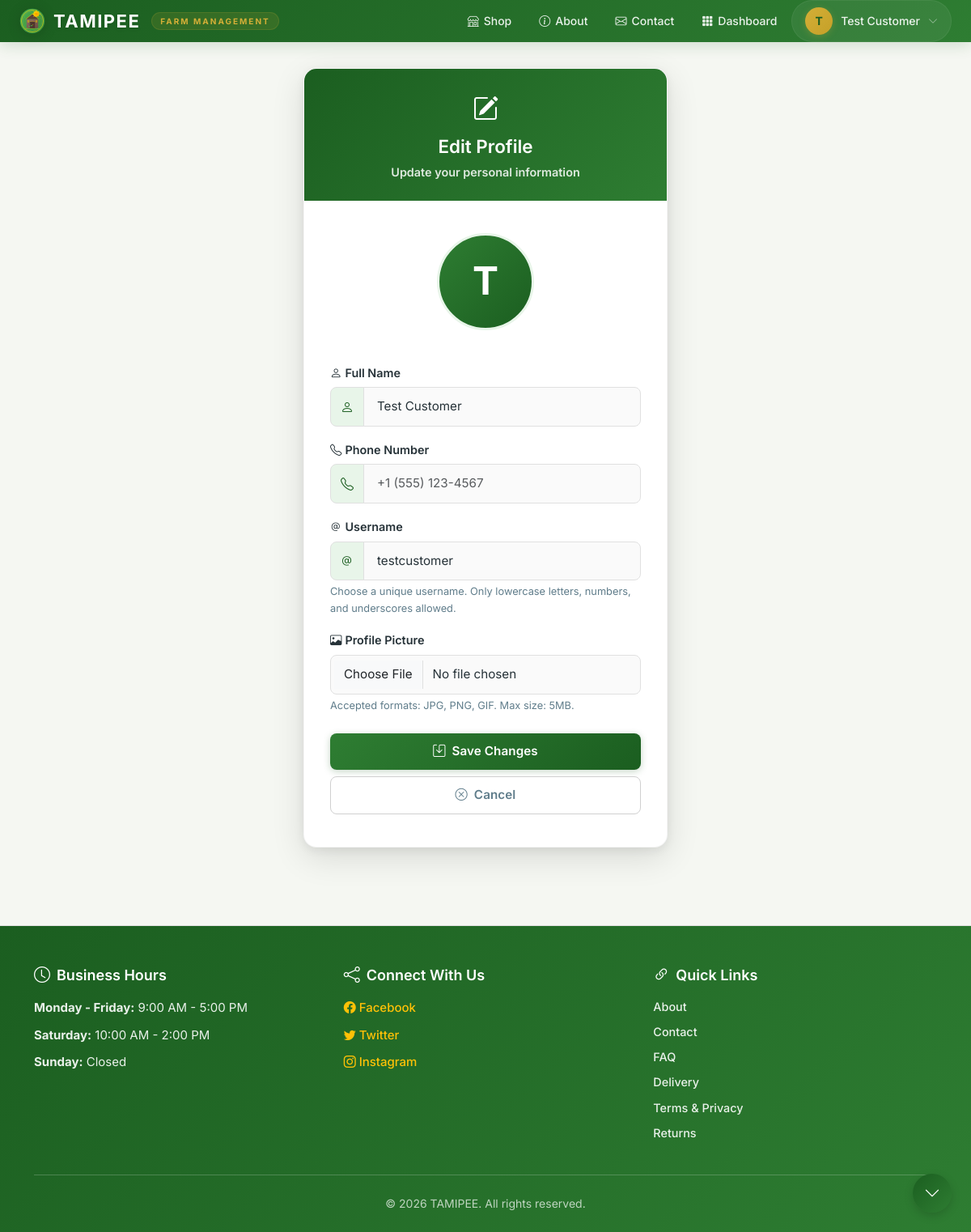
Screenshot of /accounts/profile/edit/ (signed in) with the database file from the repository.
### accounts/models.py (models this page shows, shortened)
class CustomUser(AbstractBaseUser, PermissionsMixin):
    class Role(models.TextChoices):
        SUPER_ADMIN = "SUPER_ADMIN", _("Super Admin")
        FARM_MANAGER = "FARM_MANAGER", _("Farm Manager")
        STAFF = "STAFF", _("Staff")
        CUSTOMER = "CUSTOMER", _("Customer")
    username = models.CharField(
        _("username"),
        max_length=150,
        unique=True,
        help_text=_(
            "Required. 150 characters or fewer. Auto-generated from your name."
        ),
        error_messages={
            "unique": _("A user with that username already exists."),
        },
    )
    email = models.EmailField(
        _("email address"),
        unique=True,
        max_length=255,
        error_messages={
            "unique": _("A user with this email address already exists."),
        },
    )
    full_name = models.CharField(_("full name"), max_length=255)
    phone_number = models.CharField(_("phone number"), max_length=20, blank=True)
    role = models.CharField(
        _("role"),
        max_length=20,
        choices=Role.choices,
        default=Role.CUSTOMER,
        help_text=_("Determines the user's permissions and access level."),
    )
    date_joined = models.DateTimeField(_("date joined"), default=timezone.now)
    is_active = models.BooleanField(
        _("active"),
        default=True,
        help_text=_(
            "Designates whether this user should be treated as active. "
            "Unselect this instead of deleting accounts."
        ),
    )
    is_staff = models.BooleanField(
        _("staff status"),
        default=False,
        help_text=_("Designates whether the user can log into this admin site."),
    )
    is_superuser = models.BooleanField(
        _("superuser status"),
        default=False,
        help_text=_(
            "Designates that this user has all permissions without "
            "explicitly assigning them."
        ),
    )
    email_verified = models.BooleanField(
        _("email verified"),
        default=False,
        help_text=_("Designates whether the user has verified their email address."),
    )
    profile_picture = models.ImageField(
        _("profile picture"),
        upload_to="profile_pictures/",
        blank=True,
        null=True,
    )
    objects = CustomUserManager()
    USERNAME_FIELD = "email"
    REQUIRED_FIELDS = ["full_name"]
    class Meta:
        verbose_name = _("user")
        verbose_name_plural = _("users")
        ordering = ["-date_joined"]

### admin_dashboard/models.py (models this page shows, shortened)
class SiteContent(models.Model):
    SECTION_CHOICES = [
        ('about', _('About Page')),
        ('contact', _('Contact Page')),
        ('faq', _('FAQ (Frequently Asked Questions)')),
        ('delivery_info', _('Delivery Information')),
        ('terms_privacy', _('Terms & Privacy Policy')),
        ('return_refund', _('Return & Refund Policy')),
        ('homepage_hero', _('Homepage Hero Text')),
        ('shop_banner', _('Shop Announcement Banner')),
        ('business_hours', _('Business Hours')),
        ('social_media', _('Social Media Links')),
    ]
    section = models.CharField(
        _("section"),
        max_length=50,
        choices=SECTION_CHOICES,
        unique=True,
        help_text=_("The section of the website this content belongs to")
    )
    title = models.CharField(
        _("title"),
        max_length=200,
        help_text=_("Title for this section")
    )
    content = models.TextField(
        _("content"),
        help_text=_("Main content for this section (HTML allowed)")
    )
    updated_at = models.DateTimeField(_("updated at"), auto_now=True)
    class Meta:
        verbose_name = _("site content")
        verbose_name_plural = _("site contents")
        ordering = ['section']
    @classmethod
    def get_section_content(cls, section_key):
        try:
            return cls.objects.get(section=section_key)
        except cls.DoesNotExist:
            return None

### accounts/views.py (the view, shortened to what this page needs)
# urls.py: path("profile/edit/", views.ProfileEditView.as_view(), name="profile_edit"),
class ProfileEditView(LoginRequiredMixin, UpdateView):
    model = User
    form_class = ProfileEditForm
    template_name = "accounts/profile_edit.html"
    def get_object(self, queryset=None):
        return self.request.user

### accounts/templates/accounts/profile_edit.html (shortened to what this page needs)
{% extends "base.html" %}
{% load i18n %}
{% block content %}
<div class="auth-wrapper">
    <div class="auth-card">
        <div class="card-header">
            <i class="bi bi-pencil-square" style="font-size: 2rem;"></i>
            <h2 class="mt-2">{% trans "Edit Profile" %}</h2>
            <p>{% trans "Update your personal information" %}</p>
        </div>
        <div class="card-body">
            <div class="text-center mb-4">
                {% if user.profile_picture %}
                    <img src="{{ user.profile_picture.url }}" alt="{{ user.full_name }}" class="rounded-circle img-thumbnail mb-3 profile-avatar" style="width: 120px; height: 120px; object-fit: cover;">
                {% else %}
                    <div class="rounded-circle profile-avatar-placeholder mb-3" style="width: 120px; height: 120px; font-size: 3rem;">
                        {{ user.full_name|first|upper }}
                    </div>
                {% endif %}
            </div>
            <form method="post" enctype="multipart/form-data" novalidate>
                <div class="mb-3">
                    <label for="{{ form.full_name.id_for_label }}" class="form-label">
                        <i class="bi bi-person me-1"></i>{{ form.full_name.label }}
                    </label>
                    <div class="input-group">
                        <span class="input-group-text"><i class="bi bi-person"></i></span>
                        {{ form.full_name }}
                    </div>
                </div>
                <div class="mb-3">
                    <label for="{{ form.phone_number.id_for_label }}" class="form-label">
                        <i class="bi bi-telephone me-1"></i>{{ form.phone_number.label }}
                    </label>
                    <div class="input-group">
                        <span class="input-group-text"><i class="bi bi-telephone"></i></span>
                        {{ form.phone_number }}
                    </div>
                </div>
                <div class="mb-3">
                    <label for="{{ form.username.id_for_label }}" class="form-label">
                        <i class="bi bi-at me-1"></i>{{ form.username.label }}
                    </label>
                    <div class="input-group">
                        <span class="input-group-text"><i class="bi bi-at"></i></span>
                        {{ form.username }}
                    </div>
                    <div class="form-text">{% trans "Choose a unique username. Only lowercase letters, numbers, and underscores allowed." %}</div>
                </div>
                <div class="mb-4">
                    <label for="{{ form.profile_picture.id_for_label }}" class="form-label">
                        <i class="bi bi-image me-1"></i>{{ form.profile_picture.label }}
                    </label>
                    {{ form.profile_picture }}
                    <div class="form-text">{% trans "Accepted formats: JPG, PNG, GIF. Max size: 5MB." %}</div>
                </div>
                <div class="d-grid gap-2">
                    <button type="submit" class="btn btn-success btn-lg">
                        <i class="bi bi-save me-2"></i>{% trans "Save Changes" %}
                    </button>
                    <a href="{% url 'accounts:profile' %}" class="btn btn-outline-secondary">
                        <i class="bi bi-x-circle me-2"></i>{% trans "Cancel" %}
                    </a>
                </div>
            </form>
        </div>
    </div>
</div>
{% endblock %}

### accounts/templates/base.html (shortened to what this page needs)
<!DOCTYPE html>
{% load static %}
<html lang="en">
<head>
    <link href="https://cdn.jsdelivr.net/npm/bootstrap@5.3.3/dist/css/bootstrap.min.css" rel="stylesheet">
    <link rel="stylesheet" href="https://cdn.jsdelivr.net/npm/bootstrap-icons@1.11.3/font/bootstrap-icons.min.css">
    <link rel="stylesheet" href="{% static 'accounts/css/auth.css' %}">
    <link rel="stylesheet" href="{% static 'accounts/css/style.css' %}">
</head>
<body>
    {% block public_navbar %}{% include 'accounts/includes/header.html' %}{% endblock %}
    <main class="main-content">
        {% block content %}
        {% endblock %}
    </main>
    <footer>
        <div class="container">
            <div class="footer-content">
                {% if business_hours_content %}
                <div class="footer-section">
                    <h4><i class="bi bi-clock"></i> {{ business_hours_content.title }}</h4>
                    <div class="footer-text">{{ business_hours_content.content|safe }}</div>
                </div>
                {% endif %}
                {% if social_media_content %}
                <div class="footer-section">
                    <h4><i class="bi bi-share"></i> {{ social_media_content.title }}</h4>
                    <div class="footer-text">{{ social_media_content.content|safe }}</div>
                </div>
                {% endif %}
                <div class="footer-section">
                    <h4><i class="bi bi-link-45deg"></i> Quick Links</h4>
                    <ul class="footer-links">
                        <li><a href="{% url 'shop:about' %}">About</a></li>
                        <li><a href="{% url 'shop:contact' %}">Contact</a></li>
                        <li><a href="{% url 'shop:faq' %}">FAQ</a></li>
                        <li><a href="{% url 'shop:delivery_info' %}">Delivery</a></li>
                        <li><a href="{% url 'shop:terms_privacy' %}">Terms & Privacy</a></li>
                        <li><a href="{% url 'shop:return_refund' %}">Returns</a></li>
                    </ul>
                </div>
            </div>
            <div class="footer-copyright">
                <p class="mb-0">&copy; {% now "Y" %} TAMIPEE. All rights reserved.</p>
            </div>
        </div>
    </footer>
    <button id="scrollToBottom" class="scroll-button" aria-label="Scroll to bottom">
        <i class="bi bi-chevron-down"></i>
    </button>
</body>
</html>

### accounts/templates/accounts/includes/header.html (shortened to what this page needs)
{% load static %}
<nav class="navbar navbar-expand-lg navbar-dark" style="
  background: linear-gradient(135deg, #1B5E20 0%, #2E7D32 100%);
  padding: 0;
  box-shadow: 0 2px 20px rgba(27, 94, 32, 0.2);
  position: sticky;
  top: 0;
  z-index: 1030;
">
  <div class="container-fluid px-3 px-md-4">
    <div class="d-flex align-items-center" style="flex-shrink: 0;">
<a class="navbar-brand d-flex align-items-center"
          href="{% url 'home' %}"
          style="
           padding: 8px 0;
           gap: 10px;
           text-decoration: none;
           transition: all 0.3s ease;
         ">
        <img src="{% static 'accounts/images/logo.svg' %}"
             alt="TAMIPEE"
             width="32"
             height="32"
             style="
               filter: drop-shadow(0 2px 8px rgba(0,0,0,0.15));
               transition: transform 0.3s ease;
             ">
        <span style="
          font-size: 22px;
          font-weight: 700;
          letter-spacing: 1.5px;
          color: #FFFFFF;
          text-shadow: 0 2px 4px rgba(0,0,0,0.1);
          line-height: 1.2;
        ">
          TAMIPEE
        </span>
        <span class="d-none d-lg-inline" style="
          font-size: 10px;
          color: #D4AF37;
          letter-spacing: 2px;
          text-transform: uppercase;
          background: rgba(212, 175, 55, 0.12);
          padding: 2px 10px;
          border-radius: 50px;
          border: 1px solid rgba(212, 175, 55, 0.15);
          margin-left: 4px;
        ">
          Farm Management
        </span>
      </a>
    </div>
    <div class="collapse navbar-collapse" id="navbarMain">
      <ul class="navbar-nav ms-auto align-items-center" style="gap: 2px;">
        <li class="nav-item">
          <a class="nav-link d-flex align-items-center"
             href="{% url 'shop:product_list' %}"
             style="
               color: rgba(255, 255, 255, 0.75);
               padding: 8px 16px;
               border-radius: 10px;
               transition: all 0.3s ease;
               font-weight: 500;
               font-size: 14px;
               gap: 6px;
             ">
            <i class="bi bi-shop"></i>
            <span>Shop</span>
          </a>
        </li>
        <li class="nav-item">
          <a class="nav-link d-flex align-items-center"
             href="{% url 'shop:about' %}"
             style="
               color: rgba(255, 255, 255, 0.75);
               padding: 8px 16px;
               border-radius: 10px;
               transition: all 0.3s ease;
               font-weight: 500;
               font-size: 14px;
               gap: 6px;
             ">
            <i class="bi bi-info-circle"></i>
            <span>About</span>
          </a>
        </li>
        <li class="nav-item">
          <a class="nav-link d-flex align-items-center"
             href="{% url 'shop:contact' %}"
             style="
               color: rgba(255, 255, 255, 0.75);
               padding: 8px 16px;
               border-radius: 10px;
               transition: all 0.3s ease;
               font-weight: 500;
               font-size: 14px;
               gap: 6px;
             ">
            <i class="bi bi-envelope"></i>
            <span>Contact</span>
          </a>
        </li>
        <li class="nav-item">
          <a class="nav-link d-flex align-items-center"
             href="{% url 'accounts:dashboard' %}"
             style="
               color: rgba(255, 255, 255, 0.75);
               padding: 8px 16px;
               border-radius: 10px;
               transition: all 0.3s ease;
               font-weight: 500;
               font-size: 14px;
               gap: 6px;
             ">
            <i class="bi bi-grid-3x3-gap-fill"></i>
            <span>Dashboard</span>
          </a>
        </li>
        {% if user.is_authenticated %}
        <li class="nav-item dropdown">
          <a class="nav-link dropdown-toggle d-flex align-items-center"
             href="#"
             id="userDropdown"
             role="button"
             data-bs-toggle="dropdown"
             aria-expanded="false"
             style="
               padding: 4px 12px 4px 4px;
               border-radius: 50px;
               background: rgba(255, 255, 255, 0.06);
               color: #FFFFFF;
               transition: all 0.3s ease;
               gap: 10px;
               border: 1px solid rgba(255, 255, 255, 0.06);
             ">
            <div class="rounded-circle d-flex align-items-center justify-content-center"
                 style="
                   width: 34px;
                   height: 34px;
                   background: linear-gradient(135deg, #D4AF37 0%, #C5A028 100%);
                   color: #1B5E20;
                   font-weight: 700;
                   font-size: 14px;
                   flex-shrink: 0;
                   box-shadow: 0 2px 8px rgba(212, 175, 55, 0.25);
                 ">
              {{ user.full_name|slice:":1"|upper }}
            </div>
            <span class="d-none d-md-inline" style="font-weight: 500; font-size: 14px;">
              {{ user.full_name }}
            </span>
            <i class="bi bi-chevron-down d-none d-md-inline" style="font-size: 12px; color: rgba(255,255,255,0.5);"></i>
          </a>
        </li>
        {% endif %}
      </ul>
    </div>
  </div>
</nav>

### rows the page displays
CustomUser: full_name "T", full_name "Test Customer", full_name|first "T", username "testcustomer"
SiteContent: title "Business Hours", content "Monday - Friday: 9:00 AM - 5:00 PM Saturday: 10:00 AM - 2:00 PM Sunday: Closed"
SiteContent: title "Connect With Us", content "Facebook Twitter Instagram"
